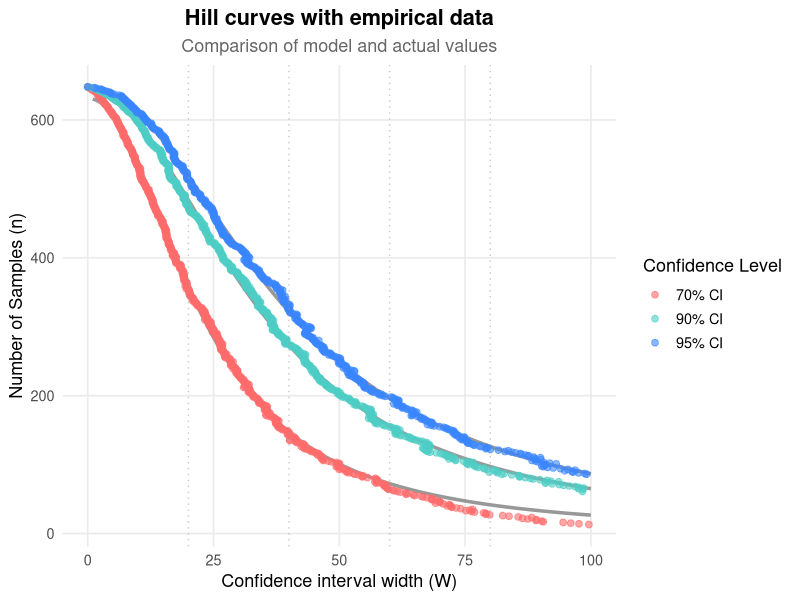
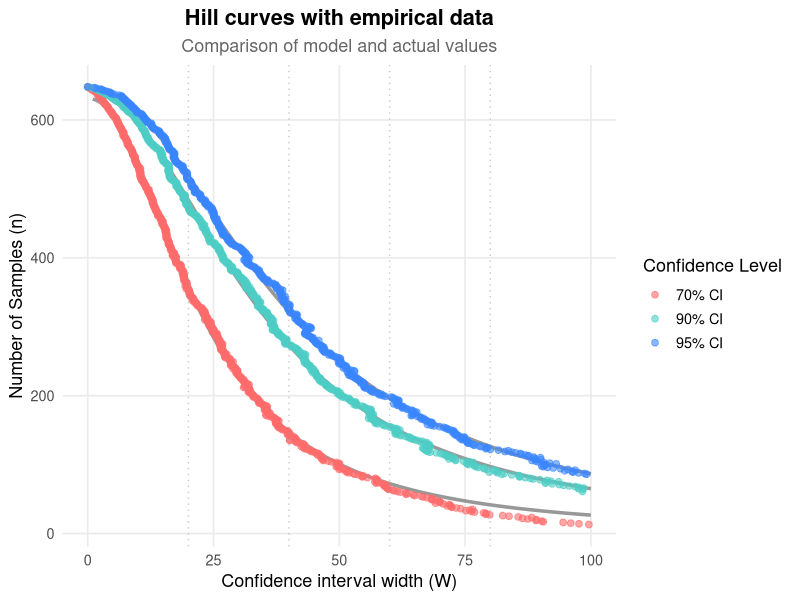

Recreate these plots in R, in order.
# В рабочей директории должен быть файл sample.csv , в котором выборка идет столбцом. 
# При этом первая ячейка – название столбца «x», знак десятичной дроби – точка.
# Основной результат скрипта - это расчёт количества проб которые необходимо 
# собрать и обработать для получения результата с известной точностью.
# Результат записывается в файл в рабочую директорию как "Number of sumples.txt"
# The working directory must contain a file sample.csv with data in a single column
# The first cell should be column name "x", with decimal point as separator
# The main script output is calculating the number of samples required
# to obtain results with known precision
# Results are saved to "Number of samples.txt" in the working directory

# Проверка и установка ggplot2
if (!requireNamespace("ggplot2", quietly = TRUE)) {
  install.packages("ggplot2")
  library(ggplot2, character.only = TRUE)
}

# Проверка и установка dplyr
if (!requireNamespace("dplyr", quietly = TRUE)) {
  install.packages("dplyr")
  library(dplyr, character.only = TRUE)
}

# Проверка и установка tidyr
if (!requireNamespace("tidyr", quietly = TRUE)) {
  install.packages("tidyr")
  library(tidyr, character.only = TRUE)
}

# Шаг 1: Загрузка таблицы из файла sample.csv
# Step 1: Load data from sample.csv
data <- read.csv("sample.csv")

# Шаг 2: Вычисление среднего значения от data
# Step 2: Calculate mean of data
a <- mean(data[[1]], na.rm = TRUE)  # Если data - это датафрейм с одним столбцом
# If data is a single-column dataframe

# Шаг 3: Создание таблицы с 1000 перемешанными столбцами
# Step 3: Create table with 1000 shuffled columns
n_rows <- nrow(data)  # Количество строк в исходных данных
# Number of rows in original data
n_cols <- 1000        # Количество новых столбцов
# Number of new columns
# Создаем новую таблицу (каждый столбец - случайная перестановка исходных данных)
# Create new table (each column is random permutation of original data)
random_data <- as.data.frame(
  replicate(n_cols, sample(data[[1]], size = n_rows, replace = FALSE))
)
# Даем столбцам имена col_1, col_2, ..., col_1000
# Name columns as col_1, col_2, ..., col_1000
colnames(random_data) <- paste0("col_", 1:n_cols)

# Шаг 4: Создание таблицы накопления средних
# Step 4: Create cumulative means table
# Создаем таблицу с накопленными средними
# Create table with cumulative means
cumulative_means <- as.data.frame(
  lapply(random_data, function(col) {
    cumsum(col) / seq_along(col)
  })
)

# Сохраняем имена столбцов
# Keep column names
colnames(cumulative_means) <- colnames(random_data)

# Просмотр первых строк результата
# View first rows of results
# head(cumulative_means)

# Шаг5 Расчет перцентилей для трех уровней значимости
# Step 5: Calculate percentiles for three confidence levels
# В качестве аргумента k были указаны значения 0.15 (нижняя граница) и 0.85 (верхняя граница) для 70% вероятности; 
# Using k values 0.15 (lower bound) and 0.85 (upper bound) for 70% probability
# 0.05 и 0.95 для 90% вероятности; 0.025 и 0.975 для 95% вероятности. 
# 0.05 and 0.95 for 90% probability; 0.025 and 0.975 for 95% probability

# для 70% вероятности
# for 70% probability
# Создаем таблицу percentil70 с перцентилями
# Create percentil70 table with percentiles
percentil70 <- data.frame(
  p15 = apply(cumulative_means, 1, quantile, probs = 0.15, na.rm = TRUE),
  p85 = apply(cumulative_means, 1, quantile, probs = 0.85, na.rm = TRUE)
)
# Добавляем новый столбец с расчетом (p85 - p15)/a
# Add new column with (p85 - p15)/a calculation
percentil70$normalized_range <- (percentil70$p85 - percentil70$p15) / a * 100


# для 90% вероятности
# for 90% probability
# Создаем таблицу percentil90 с перцентилями
# Create percentil90 table with percentiles
percentil90 <- data.frame(
  p05 = apply(cumulative_means, 1, quantile, probs = 0.05, na.rm = TRUE),
  p95 = apply(cumulative_means, 1, quantile, probs = 0.95, na.rm = TRUE)
)
# Добавляем новый столбец с расчетом (p95 - p05)/a
# Add new column with (p95 - p05)/a calculation
percentil90$normalized_range <- (percentil90$p95 - percentil90$p05) / a * 100

# для 95% вероятности
# for 95% probability
# Создаем таблицу percentil90 с перцентилями
# Create percentil95 table with percentiles
percentil95 <- data.frame(
  p025 = apply(cumulative_means, 1, quantile, probs = 0.025, na.rm = TRUE),
  p975 = apply(cumulative_means, 1, quantile, probs = 0.975, na.rm = TRUE)
)
# Добавляем новый столбец с расчетом (p975 - p025)/a
# Add new column with (p975 - p025)/a calculation
percentil95$normalized_range <- (percentil95$p975 - percentil95$p025) / a *100

# Создаем объединенную таблицу с шириной интервалов
# Create combined table with interval widths
intervals70_90_95 <- data.frame(
  row_num = 1:nrow(percentil70),  # Номера строк
  # Row numbers
  
  # Из таблицы percentil70 берем последний столбец
  # Take last column from percentil70
  norm_range_70 = percentil70[[ncol(percentil70)]],
  
  # Из таблицы percentil90 берем последний столбец
  # Take last column from percentil90
  norm_range_90 = percentil90[[ncol(percentil90)]],
  
  # Предполагая, что у нас есть аналогичная percentil95
  # Assuming we have similar percentil95
  norm_range_95 = percentil95[[ncol(percentil95)]]
)

#Удаляем 5 первых строк!!!
# Remove first 5 rows!!!
intervals70_90_95 <- intervals70_90_95[-(1:5), ]

# Проверяем структуру
# Check structure
str(intervals70_90_95)
# Выводим первые 10 строк
# Show first 10 rows
head(intervals70_90_95, 10)

# [Previous code remains unchanged until "Далее собственно регрессия"]

#
# Далее собственно регрессия (модифицированная версия)
# Actual regression (modified version)
#

library(ggplot2)
library(dplyr)

# Функция для подбора уравнения Хилла с 3 параметрами
# Function for 3-parameter Hill equation fitting
fit_hill_3param <- function(x, y) {
  start_values <- list(
    top = max(y),
    EC50 = median(x),
    n = 1
  )
  
  hill_func <- function(x, top, EC50, n) {
    top / (1 + (EC50/x)^n)
  }
  
  nls(
    y ~ hill_func(x, top, EC50, n),
    start = start_values,
    control = nls.control(maxiter = 500, warnOnly = TRUE)
  )
}

# Функция для расчета R²
# Function for R² calculation
calculate_r_squared <- function(model, x, y) {
  predicted <- predict(model, newdata = data.frame(x = x))
  ss_total <- sum((y - mean(y))^2)
  ss_residual <- sum((y - predicted)^2)
  1 - (ss_residual/ss_total)
}

# Подготовка данных
# Data preparation
data <- intervals70_90_95
n_rows <- nrow(data)

# Создаем список для хранения моделей и их параметров
# Create list to store models and their parameters
results <- list()

# Анализ для каждого доверительного интервала
# Analysis for each confidence interval
for (col in c("norm_range_70", "norm_range_90", "norm_range_95")) {
  # Фильтруем данные (убираем NA если есть)
  # Filter data (remove NA if present)
  clean_data <- data.frame(
    x = data[[col]],
    y = data$row_num
  ) %>% na.omit()
  
  # Подгоняем модель
  # Fit model
  model <- fit_hill_3param(clean_data$x, clean_data$y)
  
  # Рассчитываем R² и AIC
  # Calculate R² and AIC
  r_squared <- calculate_r_squared(model, clean_data$x, clean_data$y)
  aic_value <- AIC(model)
  
  # Сохраняем результаты
  # Save results
  params <- coef(model)
  results[[col]] <- list(
    model = model,
    params = params,
    r_squared = r_squared,
    aic = aic_value,
    equation = sprintf("y = %.2f / (1 + (%.2f/x)^%.2f)", params["top"], params["EC50"], params["n"])
  )
}

# Создаем таблицу с параметрами всех моделей
# Create table with all model parameters
model_summary <- data.frame(
  Model = names(results),
  top = sapply(results, function(x) x$params["top"]),
  EC50 = sapply(results, function(x) x$params["EC50"]),
  n = sapply(results, function(x) x$params["n"]),
  R_squared = sapply(results, function(x) x$r_squared),
  AIC = sapply(results, function(x) x$aic),
  Equation = sapply(results, function(x) x$equation),
  row.names = NULL
)

# Сохраняем параметры моделей в файл
# Save model parameters to file
write.table(
  model_summary,
  file = "hill_models_summary.txt",
  sep = "\t",
  row.names = FALSE,
  quote = FALSE
)

# Красиво выводим таблицу в консоль
# Print formatted table to console
cat("\nРезультаты моделирования:\n")
cat("Modeling results:\n")
cat("-----------------------------------------\n")
print(model_summary)
cat("-----------------------------------------\n")

# Сохраняем таблицу в хорошо оформленный текстовый файл
# Save table to well-formatted text file
sink("hill_models_summary_formatted.txt")

cat("Параметры моделей Хилла с коэффициентами детерминации и AIC\n")
cat("Hill model parameters with R-squared and AIC\n")
cat("=========================================\n\n")

for(i in 1:nrow(model_summary)) {
  cat("Модель: ", model_summary$Model[i], "\n")
  cat("Model: ", model_summary$Model[i], "\n")
  cat("-----------------------------------------\n")
  cat("Верхняя асимптота (top):    ", round(model_summary$top[i], 4), "\n")
  cat("Upper asymptote (top):      ", round(model_summary$top[i], 4), "\n")
  cat("Точка полунасыщения (EC50): ", round(model_summary$EC50[i], 4), "\n")
  cat("Half-saturation point (EC50):", round(model_summary$EC50[i], 4), "\n")
  cat("Коэффициент наклона (n):   ", round(model_summary$n[i], 4), "\n")
  cat("Slope coefficient (n):     ", round(model_summary$n[i], 4), "\n")
  cat("R-квадрат:                 ", round(model_summary$R_squared[i], 4), "\n")
  cat("R-squared:                ", round(model_summary$R_squared[i], 4), "\n")
  cat("AIC:                       ", round(model_summary$AIC[i], 2), "\n")
  cat("AIC:                      ", round(model_summary$AIC[i], 2), "\n")
  cat("Уравнение модели:          ", model_summary$Equation[i], "\n\n")
  cat("Model equation:           ", model_summary$Equation[i], "\n\n")
}

cat("Примечание:\n")
cat("Notes:\n")
cat("- top: максимальное значение y (верхняя асимптота)\n")
cat("- top: maximum y value (upper asymptote)\n")
cat("- EC50: значение x, при котором достигается половина от top\n")
cat("- EC50: x value where half of top is reached\n")
cat("- n: коэффициент наклона кривой\n")
cat("- n: curve slope coefficient\n")
cat("- R-квадрат: доля объясненной дисперсии (0-1)\n")
cat("- R-squared: explained variance proportion (0-1)\n")
cat("- AIC: информационный критерий Акаике (чем меньше, тем лучше)\n")
cat("- AIC: Akaike Information Criterion (lower is better)\n")

sink()

# [Rest of the code remains unchanged]

# Показываем сообщение о сохранении
# Show save message
cat("\nТаблица параметров сохранена в файлы:\n")
cat("Parameter table saved to files:\n")
cat("- hill_models_summary.txt (табличный формат)\n")
cat("- hill_models_summary.txt (table format)\n")
cat("- hill_models_summary_formatted.txt (форматированный вариант)\n")
cat("- hill_models_summary_formatted.txt (formatted version)\n")

#
# Осталось расчитать значения количество проб для нужных дов интервалов и нарисовать график
# Need to calculate number of samples for required confidence intervals and plot graph
#

# Определяем количество проб
# Determine number of samples
# Создаем models из model_summary
# Create models from model_summary
models <- lapply(1:nrow(model_summary), function(i) {
  list(
    coefficients = c(
      top = model_summary$top[i],
      EC50 = model_summary$EC50[i],
      n = model_summary$n[i]
    ),
    formula = model_summary$Equation[i]
  )
})
names(models) <- model_summary$Model

# Функция для расчета y
# Function to calculate y
calculate_y <- function(model, x) {
  with(as.list(model$coefficients), {
    top / (1 + (EC50/x)^n)
  })
}

# Рассчитываем значения для x = 20, 30, 40, 50, 60
# Calculate values for x = 20, 30, 40, 50, 60
x_values <- c(20, 30, 40, 50, 60)
results <- sapply(models, function(model) {
  round(calculate_y(model, x_values), 2)
})
rownames(results) <- paste0("x=", x_values)

# Округляем все значения до целых
# Round all values to integers
results_rounded <- round(results)

# Выводим результат
# Print results
print(results_rounded)

# Сохраняем таблицу в txt файл
# Save table to txt file
sink("Number of sumples.txt")
cat("Результаты расчетов (округленные до целых)\n")
cat("Calculation results (rounded to integers)\n")
cat("=========================================\n")
cat("Дата: ", format(Sys.time(), "%Y-%m-%d %H:%M"), "\n\n")
cat("Date: ", format(Sys.time(), "%Y-%m-%d %H:%M"), "\n\n")
print(results_rounded, right = FALSE, row.names = FALSE)
cat("\nПримечание:\n")
cat("\nNotes:\n")
cat("- Все значения округлены до целых чисел\n")
cat("- All values rounded to integers\n")
cat("- Расчеты выполнены по уравнению Хилла\n")
cat("- Calculations based on Hill equation\n")
cat("- x - ширина доверительного интервала в % с среднему\n")
cat("- x - confidence interval width as % of mean\n")
sink()

# Создаем график
# Create plot
library(ggplot2)
library(dplyr)
library(tidyr)

# 1. Определяем функцию hill_curve
# 1. Define hill_curve function
hill_curve <- function(x, top, EC50, n) {
  top / (1 + (EC50/x)^n)
}

# 1. Подготовка данных для кривых моделей
# 1. Prepare data for model curves
plot_data <- data.frame()
for (i in 1:nrow(model_summary)) {
  model <- model_summary[i, ]
  x_values <- seq(1, 100, length.out = 200)  # Ограничиваем x до 100
  # Limit x to 100
  y_values <- hill_curve(x_values, model$top, model$EC50, model$n)
  
  plot_data <- rbind(plot_data, data.frame(
    x = x_values,
    y = y_values,
    Model = model$Model,
    Equation = model$Equation
  ))
}

# 2. Подготовка точек из intervals70_90_95
# 2. Prepare points from intervals70_90_95
points_data <- intervals70_90_95 %>%
  pivot_longer(
    cols = starts_with("norm_range"),
    names_to = "Model",
    values_to = "W"
  ) %>%
  mutate(
    Model = gsub("norm_range_", "", Model),
    n = row_num
  ) %>%
  filter(W <= 100)  # Фильтруем точки, чтобы W не превышало 100
# Filter points where W doesn't exceed 100

# 3. Построение графика
# 3. Plot creation

ggplot() +
  # Кривые моделей
  geom_line(data = plot_data, 
            aes(x = x, y = y, color = Model),
            linewidth = 1.2, alpha = 0.8) +
  
  # Точки из данных - используем ТОЛЬКО color для единообразия
  geom_point(data = points_data,
             aes(x = W, y = n, color = Model),
             size = 2.0, alpha = 0.6) +
  
  coord_cartesian(xlim = c(0, 100)) +
  
  labs(
    title = "Hill curves with empirical data",
    subtitle = "Comparison of model and actual values",
    x = "Confidence interval width (W)", 
    y = "Number of Samples (n)",
    color = "Confidence Level"  # Единое название для легенды
  ) +
  scale_color_manual(
    values = c("70" = "#FF6B6B", "90" = "#4ECDC4", "95" = "#3A86FF"),
    labels = c("70% CI", "90% CI", "95% CI")
  ) +
  theme_minimal(base_size = 13) +
  theme(
    legend.position = "right",
    plot.title = element_text(face = "bold", hjust = 0.5),
    plot.subtitle = element_text(hjust = 0.5, color = "gray40"),
    panel.grid.minor = element_blank()
  ) +
  geom_vline(xintercept = seq(20, 80, by = 20), 
             linetype = "dotted", 
             color = "gray60",
             alpha = 0.5)

# Сохраняем график
# Save plot
ggsave("combined_hill_plot.png", width = 11, height = 7, dpi = 300, bg = "white")

# Выводим результат
# Print results
print(model_summary)
print(results_rounded)
